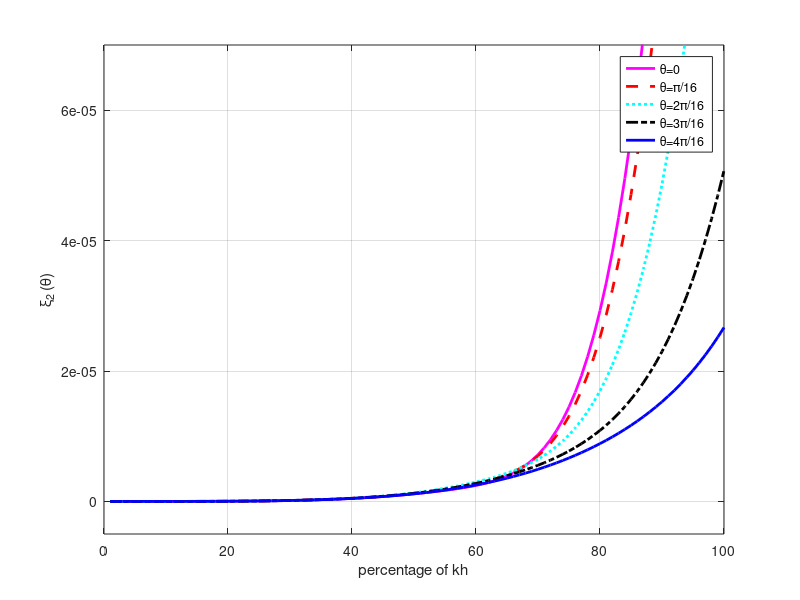

Source code (MATLAB):


clear;clc;
close all
M=7;
% f= [ 2.50048, -0.812038, 0.280435, -0.0938613, 0.0278821, -0.00670525, 0.00114084, -0.000101696];
% d=[ 1.56764, -0.283078, 0.0822817, -0.0259518, 0.00760084, -0.00184479, 0.000321364, -0.0000296118];

d=[1.55417, -0.271537, 0.0738815, -0.0208512, 0.00510231, -0.000914956, 0.000087595];


f=[2.42627, -0.749557, 0.236514, -0.068554, 0.016321, -0.00275895, 0.000243906];


h=10;
v=2500;
v=5000;
% v=8500;
tau=0.001;
r=v*tau/h;
kh=linspace((pi)/(100),(pi),100);

for jj=1:5
    xita=(jj-1)*pi/16;
    temp=0;
    for m=1:M
        temp=temp-2*d(m)*sin((m-0.5)*kh*sin(xita))*2.*sin(0.5*kh*sin(xita));
    end

    temp1=0;
    for m=1:M
        temp1=temp1-2*d(m)*sin((m-0.5)*kh*cos(xita))*2.*sin(0.5*kh*cos(xita));
    end


    temp2=0;
    for m=1:M
        temp2=temp2-2*f(m)*sin((m-0.5)*kh*sin(xita))*2.*sin(0.5*kh*sin(xita)).*( 2*cos(kh*sin(xita))-2+ 2*cos(kh*cos(xita))-2     );
    end

    temp3=0;
    for m=1:M
        temp3=temp3-2*f(m)*sin((m-0.5)*kh*cos(xita))*2.*sin(0.5*kh*cos(xita)) .*( 2*cos(kh*sin(xita))-2+ 2*cos(kh*cos(xita))-2     );
    end

    atemp=r^2*(temp1+temp)+r^4/12*(temp3+temp2);

    %     a1=(acos(1+1/2*atemp)./(kh*r));

    a1=h/v*(1./(acos(1+1/2*atemp)./(kh*r))-1);
    %      atemp=r^2*(temp1+temp);
    %     if jj==1
    %         figure;plot(atemp)
    %     else
    %         hold on;plot(atemp);
    %     end
    %
    if (jj==1)
        figure;plot(100*kh/(pi),a1,'m','linewidth',2)
        hold on
    elseif jj==2
        plot(100*kh/(pi),a1,'r--','linewidth',2)
    elseif jj==3
        plot(100*kh/(pi),a1,'c:','linewidth',2)
    elseif jj==4
        plot(100*kh/(pi),a1,'k-.','linewidth',2)
    else
        plot(100*kh/(pi),a1,'b','linewidth',2)
    end

end
axis([0 100 -0.5*10^-5 7*10^-5])
grid on
xlabel('percentage of kh')
legend('\theta=0', '\theta=π/16','\theta=2π/16','\theta=3π/16','\theta=4π/16')

ylabel('\xi_2_ (\theta)')